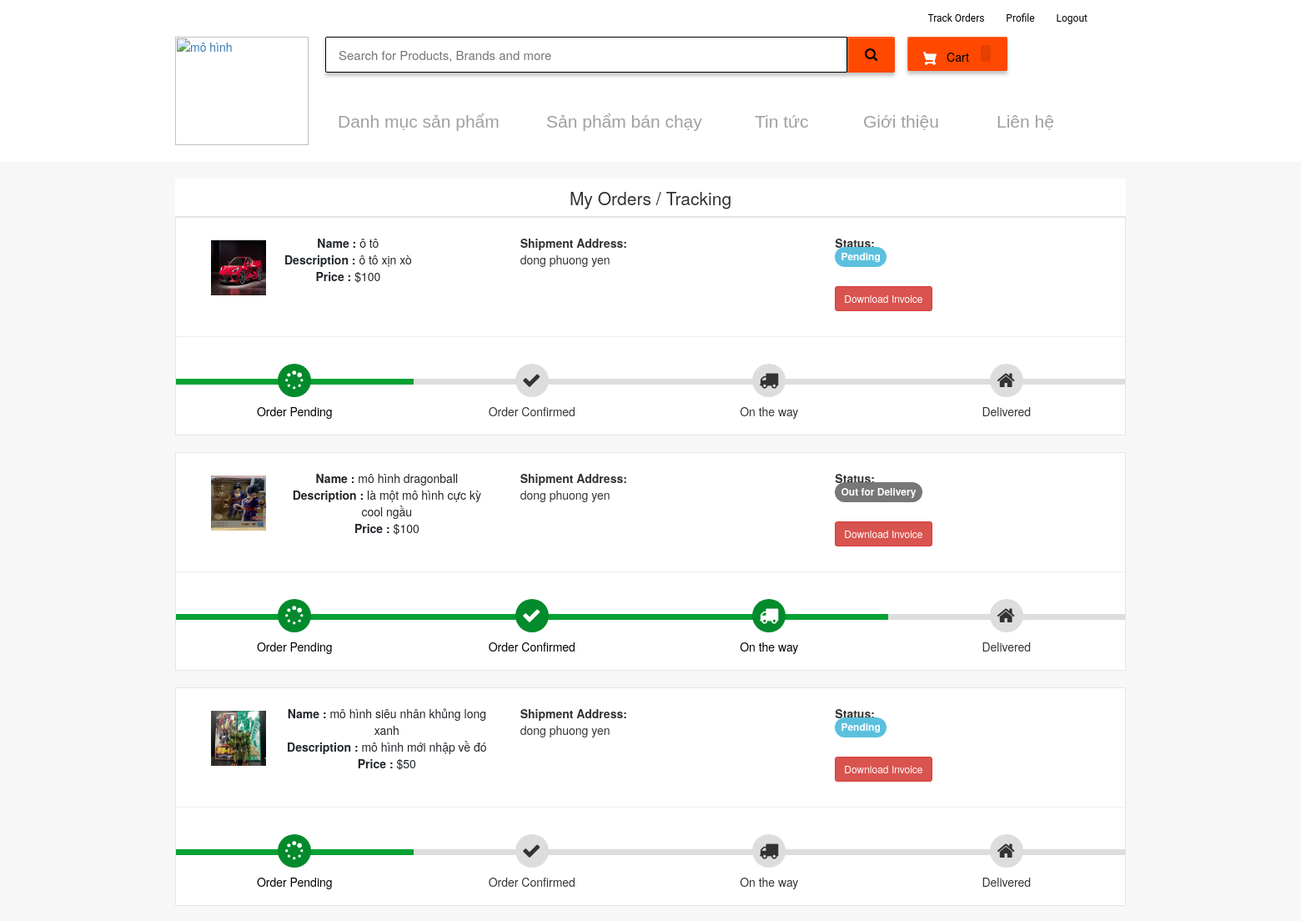
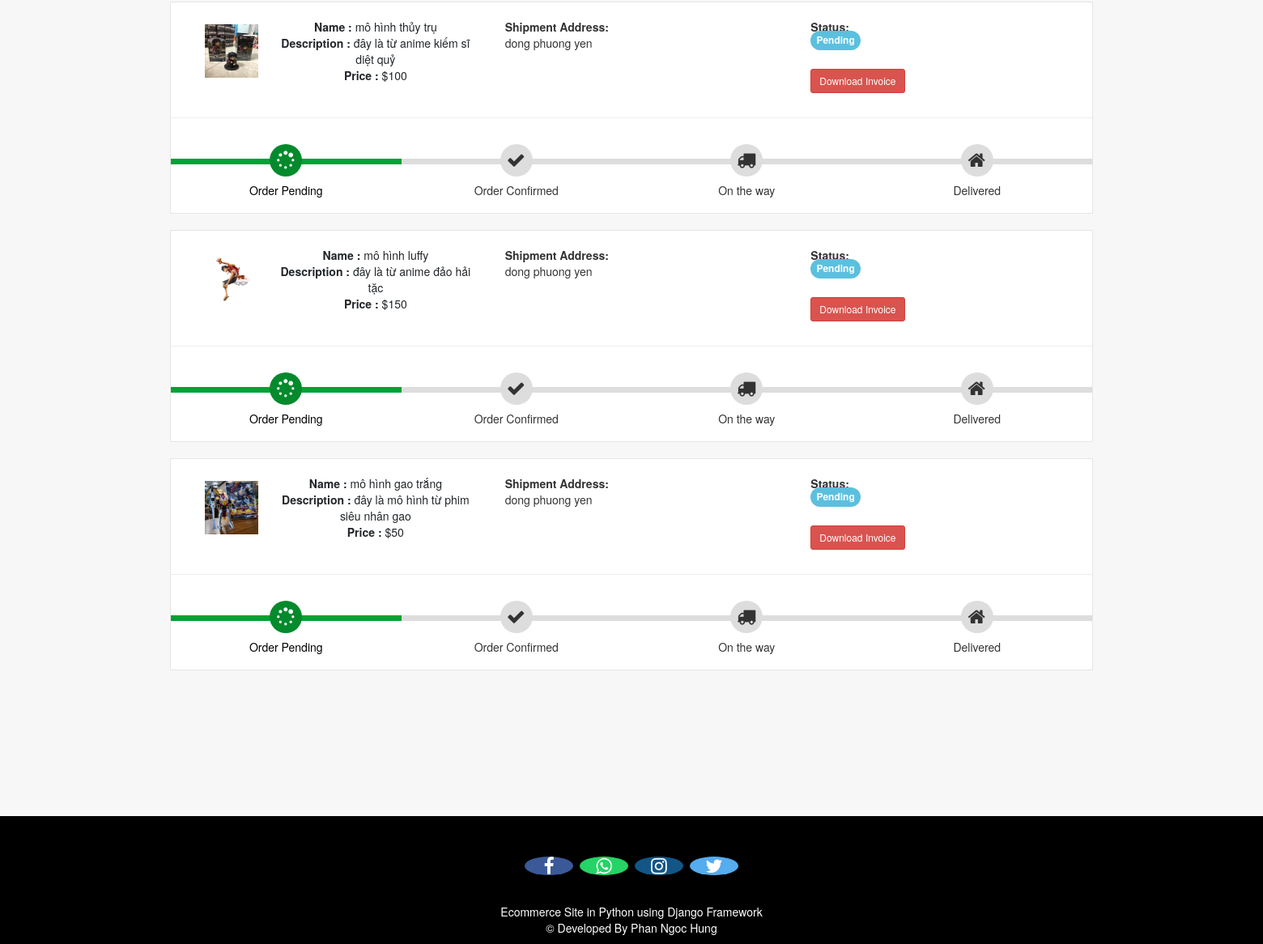
Page /my-order (signed in) on the committed database (2 pictures, top to bottom).
### ecom/models.py (models this page shows, shortened)
class Product(models.Model):
    name=models.CharField(max_length=40)
    product_image= models.ImageField(upload_to='product_image/',null=True,blank=True)
    price = models.PositiveIntegerField()
    description=models.CharField(max_length=40)

class Orders(models.Model):
    STATUS =(
        ('Pending','Pending'),
        ('Order Confirmed','Order Confirmed'),
        ('Out for Delivery','Out for Delivery'),
        ('Delivered','Delivered'),
    )
    customer=models.ForeignKey('Customer', on_delete=models.CASCADE,null=True)
    product=models.ForeignKey('Product',on_delete=models.CASCADE,null=True)
    email = models.CharField(max_length=50,null=True)
    address = models.CharField(max_length=500,null=True)
    mobile = models.CharField(max_length=20,null=True)
    order_date= models.DateField(auto_now_add=True,null=True)
    status=models.CharField(max_length=50,null=True,choices=STATUS)

### ecom/views.py (the view)
# urls.py: path('my-order', views.my_order_view,name='my-order'),
@login_required(login_url='customerlogin')
@user_passes_test(is_customer)
def my_order_view(request):
    customer = models.Customer.objects.get(user_id=request.user.id)
    orders = models.Orders.objects.all().filter(customer_id=customer)
    ordered_products = []
    for order in orders:
        ordered_product = models.Product.objects.all().filter(id=order.product.id)
        ordered_products.append(ordered_product)
    return render(request, 'ecom/my_order.html', {'data': zip(ordered_products, orders)})

### ecom/views.py (called while the page is built)
def is_customer(user):
    return user.groups.filter(name='CUSTOMER').exists()

### templates/ecom/my_order.html (shortened to what this page needs)
{% extends 'ecom/customer_base.html' %}
{% load static %}
{% block content %}
<br>
<div class="container">
    <header class="card-header" style="text-align:center; font-size: 21px"> My Orders / Tracking </header>
    {% for products,order in data %}
    <article class="card">
        <div class="card-body">
            <ul class="row" style="margin-left:20px;margin-top:20px;">
                <li class="col-md-4">
                  <figure class="itemside mb-3">
                    {%for product in products%}
                      <div class="aside"><img src="{% static product.product_image.url %}" class="img-sm border"></div>
                      <figcaption class="info align-self-center">
                          <p class="title"><strong>Name : </strong>{{product.name}} <br> <strong>Description : </strong>{{product.description}} <br> <strong>Price : </strong>${{product.price}}</p>
                      </figcaption>
                  </figure>
                </li>
                <li class="col-md-4">
                    <div class="col"> <strong>Shipment Address:</strong> <br> {{order.address}}</div>
                </li>
                <li class="col-md-4">
                    <div class="col"> <strong>Status:</strong> <br>
                        {% if order.status == 'Pending'%}
                        <td> <span class="label label-info" style="font-size: 12px; border-radius: 30px;">{{order.status}}</span></td>
                        {% elif order.status == 'Delivered' %}
                        <td> <span class="label label-success" style="font-size: 12px; border-radius: 30px;">{{order.status}}</span></td>
                        {% elif order.status == 'Out for Delivery' %}
                        <td> <span class="label label-default" style="font-size: 12px; border-radius: 30px;">{{order.status}}</span></td>
                        {%else%}
                          <td> <span class="label label-primary" style="font-size: 12px; border-radius: 30px;">{{order.status}}</span></td>
                        {%endif%}
                    </div> <br>
                    <h4><a style="text-decoration:none;" href="{% url 'download-invoice' order.id product.id  %}" ><button class="btn btn-danger btn-sm">Download Invoice</button></a></h4>
                </li>
                {%endfor%}
            </ul>
            <hr>
            <div class="track">
                {%if order.status == 'Pending' %}
                <div class="step active"> <span class="icon"> <i style="padding-top:3px; padding-right:25px;" class="fa fa-spinner"></i> </span> <span class="text">Order Pending</span> </div>
                <div class="step "> <span class="icon"> <i style="padding-top:3px; padding-right:25px;" class="fa fa-check"></i> </span> <span class="text"> Order Confirmed</span> </div>
                <div class="step "> <span class="icon"> <i style="padding-top:3px; padding-right:25px;" class="fa fa-truck"></i> </span> <span class="text"> On the way </span> </div>
                <div class="step "> <span class="icon"> <i style="padding-top:3px; padding-right:25px;" class="fa fa-home"></i> </span> <span class="text">Delivered</span> </div>
                {%elif order.status == 'Out for Delivery'%}
                <div class="step active"> <span class="icon"> <i style="padding-top:3px; padding-right:25px;" class="fa fa-spinner"></i> </span> <span class="text">Order Pending</span> </div>
                <div class="step active"> <span class="icon"> <i style="padding-top:3px; padding-right:25px;" class="fa fa-check"></i> </span> <span class="text"> Order Confirmed</span> </div>
                <div class="step active"> <span class="icon"> <i style="padding-top:3px; padding-right:25px;" class="fa fa-truck"></i> </span> <span class="text"> On the way </span> </div>
                <div class="step "> <span class="icon"> <i style="padding-top:3px; padding-right:25px;" class="fa fa-home"></i> </span> <span class="text">Delivered</span> </div>
                {%endif%}
            </div>
        </div>
    </article><br>
    {%endfor%}
</div>
<br><br><br><br><br>
{% endblock content %}

### templates/ecom/customer_base.html (style rules this page uses)
body { background-color: #f7f7f7; }
.fa { font-size: 23px; width: 60px; text-align: center; text-decoration: none; margin: 5px 2px; border-radius: 50%; }
p { text-align: center; }

### templates/ecom/my_order.html (style rules this page uses)
body { background-color: #f7f7f7; }
.container { margin-top: 0px; margin-bottom: 0px }
.card { position: relative; display: -webkit-box; display: -ms-flexbox; display: flex; -webkit-box-orient: vertical; -webkit-box-direction: normal; -ms-flex-direction: column; flex-direction: column; min-width: 0; word-wrap: break-word; background-color: #fff; background-clip: border-box; border: 1px solid rgba(0, 0, 0, 0.1); border-radius: 0.10rem }
.card-header:first-child { border-radius: calc(0.37rem - 1px) calc(0.37rem - 1px) 0 0 }
.card-header { padding: 0.75rem 1.25rem; margin-bottom: 0; background-color: #fff; border-bottom: 1px solid rgba(0, 0, 0, 0.1) }
.track { position: relative; background-color: #ddd; height: 7px; display: -webkit-box; display: -ms-flexbox; display: flex; margin-bottom: 60px; margin-top: 50px }
.track .step { -webkit-box-flex: 1; -ms-flex-positive: 1; flex-grow: 1; width: 25%; margin-top: -18px; text-align: center; position: relative }
.track .step.active:before { background: #05a134 }
.track .step::before { height: 7px; position: absolute; content: ""; width: 100%; left: 0; top: 18px }
.track .step.active .icon { background: #038a2c; color: #fff }
.track .icon { display: inline-block; width: 40px; height: 40px; line-height: 40px; position: relative; border-radius: 100%; background: #ddd }
.track .step.active .text { font-weight: 400; color: #000 }
.track .text { display: block; margin-top: 7px }
.itemside { position: relative; display: -webkit-box; display: -ms-flexbox; display: flex; width: 100% }
.itemside .aside { position: relative; -ms-flex-negative: 0; flex-shrink: 0 }
.img-sm { width: 80px; height: 80px; padding: 7px }
ul.row, ul.row-sm { list-style: none; padding: 0 }
.itemside .info { padding-left: 15px; padding-right: 7px }
.itemside .title { display: block; margin-bottom: 5px; color: #212529 }
p { margin-top: 0; margin-bottom: 1rem }

### rows in the picture
Orders: address "dong phuong yen", status "Pending", shows "Order Pending"
Product: product_image (picture), name "ô tô", description "ô tô xịn xò", price "100"
Orders: address "dong phuong yen", status "Out for Delivery", shows "Order Pending"
Product: product_image (picture), name "mô hình dragonball", description "là một mô hình cực kỳ cool ngầu", price "100"
Orders: address "dong phuong yen", status "Pending", shows "Order Pending"
Product: product_image (picture), name "mô hình siêu nhân khủng long xanh", description "mô hình mới nhập về đó", price "50"
Orders: address "dong phuong yen", status "Pending", shows "Order Pending"
Product: product_image (picture), name "mô hình thủy trụ", description "đây là từ anime kiếm sĩ diệt quỷ", price "100"
Orders: address "dong phuong yen", status "Pending", shows "Order Pending"
Product: product_image (picture), name "mô hình luffy", description "đây là từ anime đảo hải tặc", price "150"
Orders: address "dong phuong yen", status "Pending", shows "Order Pending"
Product: product_image (picture), name "mô hình gao trắng", description "đây là mô hình từ phim siêu nhân gao", price "50"
